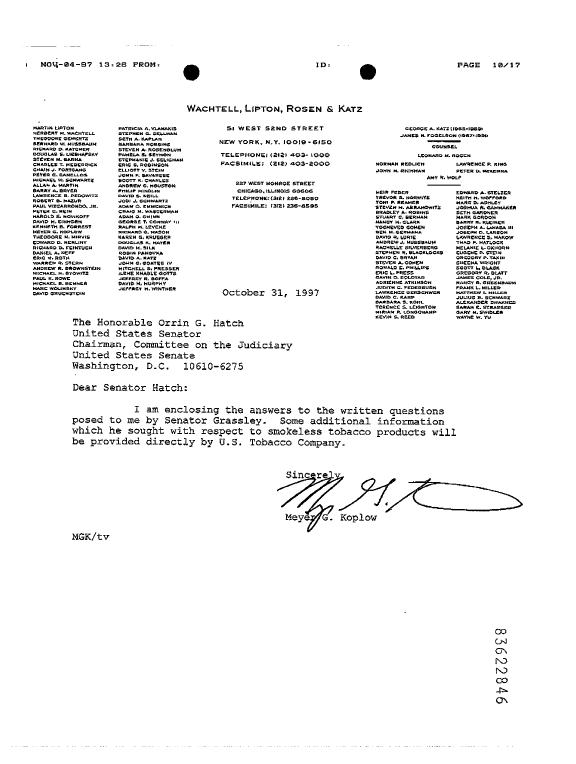
#> input picture evaluation/test_image.png, 1728 x 2292 px (shown at 1/3 size)
$ python -i boundingBox.py   (imports and definitions only)
#> lines starting #> are read from the running program, lines starting #| are printed output that depends on the picture; after the words box and inside, x2 and y2 are one past the last pixel; in counts of white or black regions, pixels touching at a corner belong together
import math
from typing import Any
import cv2
import numpy as np
from PIL import Image


class BoundingBox:
    """
    read the mask extracted by Extractor, and crop it.
    Attributes:
    -----------
      - min_region_size
        the min area size of the signature.
        - border_ratio: float
            border = min(h, w) * border_ratio
            h, w are the heigth and width of the input mask.
            The border will be removed by the function _remove_borders.
    Methods:
    --------
      - find_contours(img: numpy array) -> sorted_boxes: numpy array
        find the contours and sort them by area size
      - is_intersected(box_a: [x, y, w, h], box_b: [x, y, w, h]) -> bool
        check box_a and box_b is intersected
      - merge_boxes(box_a: [x, y, w, h], box_b: [x, y, w, h]) -> [x, y, w, h]:
        merge the intersected boxes into one
      - boxes2regions(sorted_boxes) -> dict:
        transform all the sorted_boxes into regions (merged boxes)
      - crop_regions(img: numpy array, regions: dict) -> list:
        return a list of cropped images (np.array)
      - run(img_path) -> list
        main function, crop the signatures,
        return a list of cropped images (np.array)
    """

    def __init__(self, min_region_size=10000, border_ratio=0.1):
        self.min_region_size = min_region_size
        self.border_ratio = border_ratio

    def __str__(self) -> str:
        s = "\nCropper\n==========\n"
        s += "min_region_size = {}\n".format(self.min_region_size)
        s += "border_ratio = {}\n".format(self.border_ratio)
        return s

    def find_contours(self, img):
        """
        find contours limited by min_region_size
        in the binary image.
        The contours are sorted by area size, from large to small.
        Params:
          img: numpy array
        Return:
          boxes: A numpy array of contours.
          each items in the array is a contour (x, y, w, h)
        """
        cnts = cv2.findContours(img, cv2.RETR_TREE, cv2.CHAIN_APPROX_SIMPLE)
        cnt = cnts[0] if len(cnts) == 2 else cnts[1]

        boxes = []
        copy_img = img.copy()
        for c in cnt:
            (x, y, w, h) = cv2.boundingRect(c)

            if (h * w > self.min_region_size and h < copy_img.shape[0] and
                    w < copy_img.shape[1]):

                # cv2.rectangle(copy_img, (x, y), (x + w, y + h), (155, 155, 0), 1)
                boxes.append([x, y, w, h])

        np_boxes = np.array(boxes)
        # sort the boxes by area size
        area_size = list(map(lambda box: box[2] * box[3], np_boxes))
        area_size = np.array(area_size)
        area_dec_order = area_size.argsort()[::-1]
        sorted_boxes = np_boxes[area_dec_order]

        return sorted_boxes

    def is_intersected(self, new_box, orignal_box) -> bool:
        [x_a, y_a, w_a, h_a] = new_box
        [x_b, y_b, w_b, h_b] = orignal_box

        if y_a > y_b + h_b:
            return False
        if y_a + h_a < y_b:
            return False
        if x_a > x_b + w_b:
            return False
        if x_a + w_a < x_b:
            return False
        return True

    def merge_boxes(self, box_a, box_b) -> list:
        """
        merge 2 intersected box into one
        """
        [x_a, y_a, w_a, h_a] = box_a
        [x_b, y_b, w_b, h_b] = box_b

        min_x = min(x_a, x_b)
        min_y = min(y_a, y_b)
        max_w = max(w_a, w_b, (x_b + w_b - x_a), (x_a + w_a - x_b))
        max_h = max(h_a, h_b, (y_b + h_b - y_a), (y_a + h_a - y_b))

        return [min_x, min_y, max_w, max_h]

    def _remove_borders(self, box) -> Any:
        """
        remove the borders around the box
        """
        [x, y, w, h] = box
        border = math.floor(min(w, h) * self.border_ratio)
        return [x + border, y + border, w - border, h - border]

    def boxes2regions(self, sorted_boxes) -> dict:
        regions = {}

        for box in sorted_boxes:
            if len(regions) == 0:
                regions[0] = box
            else:
                is_merged = False
                for key, region in regions.items():
                    if self.is_intersected(box, region) == True:
                        new_region = self.merge_boxes(region, box)
                        regions[key] = new_region
                        is_merged = True
                        break
                if is_merged == False:
                    key = len(regions)
                    regions[key] = box
        return regions

    def bounding_boxes(self, mask, regions) -> dict:
        results = {}
        for key, region in regions.items():
            # crop region
            cropped_region = self._remove_borders(region)
            [x, y, w, h] = cropped_region

            image = Image.fromarray(mask)
            cropped_image = image.crop((x, y, x + w, y + h))
            cropped_mask = np.array(cropped_image)

            results[key] = {
                "cropped_region": cropped_region,
                "cropped_mask": cropped_mask,
            }

        x = results[0]['cropped_region'][0]
        y = results[0]['cropped_region'][1]
        w = results[0]['cropped_region'][2]
        h = results[0]['cropped_region'][3]

        return x, y, w, h

    def run(self, np_image):
        """
        read the signature extracted by Extractor, and crop it.
        """

        # find contours
        sorted_boxes = self.find_contours(np_image)

        # get regions
        regions = self.boxes2regions(sorted_boxes)

        # get x, y, w, h for bbox info
        return self.bounding_boxes(np_image, regions)

>>> import cv2
>>> picture = cv2.imread('../../evaluation/test_image.png', cv2.IMREAD_GRAYSCALE)
#> picture: shape (2292, 1728); 95.5% white; 2369 black regions (367 under 20 px)
>>> result = BoundingBox().run(picture)
#> in find_contours, `cnts = cv2.findContours(img, cv2.RETR_TREE, cv2.CHAIN_APPROX_SIMPLE)`: cnts = 3207 contours, 986 with area under 20; largest, box (x1, y1, x2, y2) and area: (0, 0, 1728, 2292) 3956557, (1155, 1434, 1570, 1539) 22291, (1243, 1451, 1562, 1529) 17380, (830, 1412, 1033, 1598) 6180, (1014, 1433, 1188, 1533) 2669
#> in find_contours, `cnt = cnts[0] if len(cnts) == 2 else cnts[1]`: cnt has the same summary as cnts
#> the loop in find_contours, `for c in cnt:` made 3207 passes
#> (c, x, y, w, h) on passes 1, 3, 4: ([[0, 0], [0, 2291], [1727, 2291], [1727, 0]], 0, 0, 1728, 2292), ([[1448, 2240], [1449, 2239], [1450, 2240], [1449, 2241]], 1448, 2239, 3, 3), ([[1446, 2240], [1447, 2239], [1448, 2240], [1447, 2241]], 1446, 2239, 3, 3)
#> after the loop in find_contours, `for c in cnt:`: boxes = [[1155, 1434, 415, 105], [1243, 1451, 319, 78], [1014, 1433, 174, 100], [830, 1412, 203, 186]]
#> in find_contours, `np_boxes = np.array(boxes)`: np_boxes has the same summary as boxes
#> in find_contours, `area_size = list(map(lambda box: box[2] * box[3], np_boxes))`: area_size = [43575, 24882, 17400, 37758]
#> in find_contours, `area_dec_order = area_size.argsort()[::-1]`: area_dec_order = [0, 3, 1, 2]
#> in find_contours, `sorted_boxes = np_boxes[area_dec_order]`: sorted_boxes = [[1155, 1434, 415, 105], [830, 1412, 203, 186], [1243, 1451, 319, 78], [1014, 1433, 174, 100]]
#> the loop in boxes2regions, `for box in sorted_boxes:` made 4 passes
#> after the loop in boxes2regions, `for box in sorted_boxes:`: regions = {0: [1014, 1433, 556, 106], 1: [830, 1412, 203, 186]}
#> the loop in bounding_boxes, `for key, region in regions.items():` made 2 passes
#> (key, region, x, y, w, h, border in _remove_borders) on passes 1 to 2: (0, [1014, 1433, 556, 106], 1024, 1443, 546, 96, 10), (1, [830, 1412, 203, 186], 848, 1430, 185, 168, 18)
#> pass 1, in bounding_boxes, `cropped_image = image.crop((x, y, x + w, y + h))`:
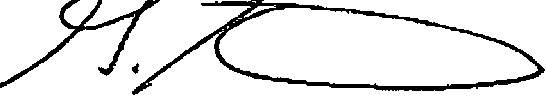
#> cropped_image: PIL image 546x96 L; 89.6% white; 3 black regions, box (x1, y1, x2, y2) and area: (132, 0, 545, 95) 3870, (0, 0, 160, 88) 1529, (132, 63, 139, 74) 47
#> pass 2, in bounding_boxes, `cropped_image = image.crop((x, y, x + w, y + h))`:
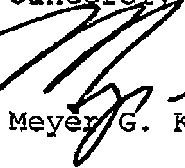
#> cropped_image: PIL image 185x168 L; 81% white; 15 black regions, largest, box (x1, y1, x2, y2) and area: (0, 0, 184, 167) 4784, (9, 111, 27, 132) 180, (65, 116, 81, 132) 151
#> after the loop in bounding_boxes, `for key, region in regions.items():`: results = 2 items
#> in bounding_boxes, `x = results[0]['cropped_region'][0]`: x = 1024
#> in bounding_boxes, `y = results[0]['cropped_region'][1]`: y = 1443
#> in bounding_boxes, `w = results[0]['cropped_region'][2]`: w = 546
#> in bounding_boxes, `h = results[0]['cropped_region'][3]`: h = 96
#> result = (1024, 1443, 546, 96)
